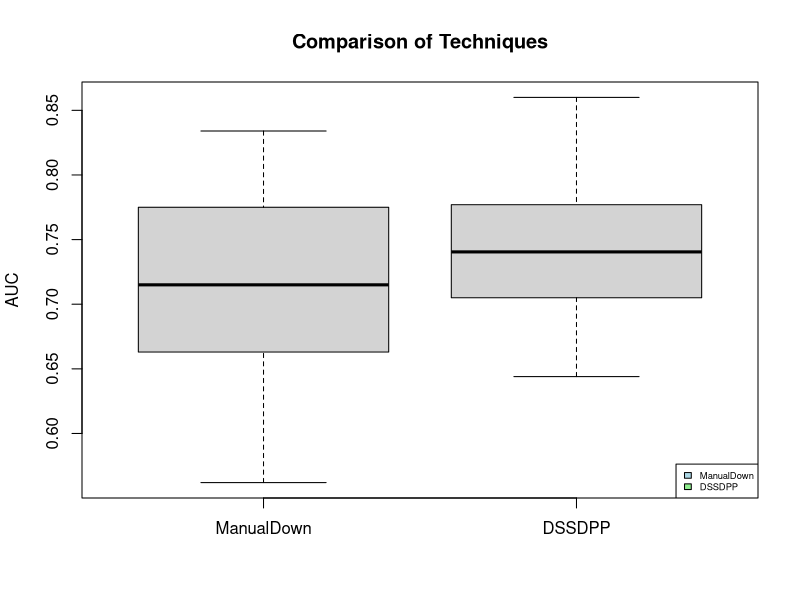

Generate this figure with R:
# 读取CSV文件
data <- read.csv("3-(TSE23Li)AUCandMCC.csv", header = TRUE)

# 检查数据框的前几行，确保数据正确导入
head(data)

# 替换列名中的点为下划线
colnames(data) <- gsub("\\.", "_", colnames(data))

# 使用原始数据绘制箱型图
boxplot(data$manualDown_AUC, data$DSSDPP_AUC,
        names=c("ManualDown", "DSSDPP"),
        main="Comparison of Techniques" , ylab="AUC")

# 添加图例说明，并调整位置以避免遮挡图像
legend( legend=c("ManualDown", "DSSDPP"), 
        fill=c("lightblue", "lightgreen", "pink"),
        "bottomright",cex=0.565) # cex调整图例大小